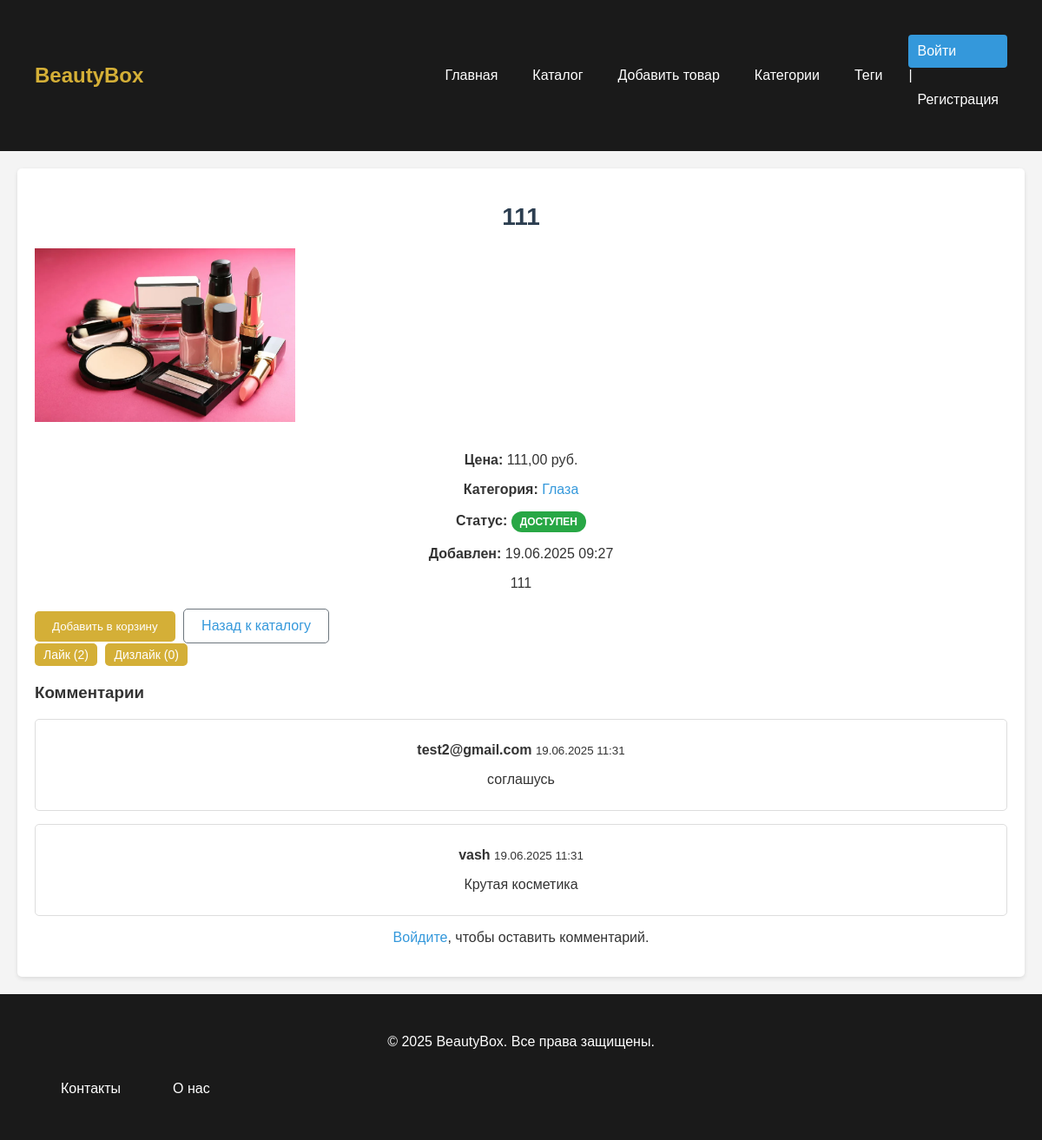
Page /product/111/ on the committed database.
### BeautyBoxApp/models.py (models this page shows, shortened)
class Product(models.Model):
    class ProductStatus(Enum):
        AVAILABLE = 'Доступен'
        OUT_OF_STOCK = 'Нет в наличии'
        COMING_SOON = 'Скоро в продаже'
    photo = models.ImageField(
        upload_to='photos/%Y/%m/%d/',
        default=None,
        blank=True,
        null=True,
        verbose_name="Фото"
    )
    name = models.CharField(max_length=200, verbose_name="Название товара")
    slug = models.SlugField(max_length=200, unique=True, verbose_name="URL-идентификатор")
    price = models.DecimalField(max_digits=10, decimal_places=2, verbose_name="Цена")
    tags = models.ManyToManyField('Tag', blank=True, related_name='products', verbose_name="Теги")
    manufacturer = models.OneToOneField('Manufacturer', on_delete=models.SET_NULL, null=True, blank=True, related_name='product', verbose_name="Производитель")
    description = models.TextField(verbose_name="Описание")
    category = models.ForeignKey(Category, on_delete=models.CASCADE, related_name='products', verbose_name="Категория")
    status = models.CharField(
        max_length=20,
        choices=[(status.name, status.value) for status in ProductStatus],
        default=ProductStatus.AVAILABLE.name,
        verbose_name="Статус"
    )
    created_at = models.DateTimeField(auto_now_add=True, verbose_name="Дата создания")
    updated_at = models.DateTimeField(auto_now=True, verbose_name="Дата обновления")
    created_by = models.ForeignKey(
        get_user_model(),
        on_delete=models.SET_NULL,
        null=True,
        blank=True,
        related_name='created_products',
        verbose_name="Создан пользователем"
    )
    objects = ProductManager()
    @property
    def is_available(self):
        return self.status == self.ProductStatus.AVAILABLE.name
    class Meta:
        verbose_name = "Товар"
        verbose_name_plural = "Товары"
        ordering = ['-created_at']

class Category(models.Model):
    name = models.CharField(max_length=100, verbose_name="Название категории")
    slug = models.SlugField(max_length=100, unique=True, verbose_name="URL-идентификатор")
    class Meta:
        verbose_name = "Категория"
        verbose_name_plural = "Категории"
        ordering = ['name']

class Comment(models.Model):
    product = models.ForeignKey(
        Product,
        on_delete=models.CASCADE,
        related_name='comments',
        verbose_name="Товар"
    )
    user = models.ForeignKey(
        get_user_model(),
        on_delete=models.SET_NULL,
        null=True,
        related_name='comments',
        verbose_name="Пользователь"
    )
    content = models.TextField(max_length=1000, verbose_name="Текст комментария")
    created_at = models.DateTimeField(auto_now_add=True, verbose_name="Дата создания")
    updated_at = models.DateTimeField(auto_now=True, verbose_name="Дата обновления")
    is_approved = models.BooleanField(default=True, verbose_name="Одобрен")
    class Meta:
        verbose_name = "Комментарий"
        verbose_name_plural = "Комментарии"
        ordering = ['-created_at']

### users/models.py (models this page shows)
class User(AbstractUser):
    email = models.EmailField(unique=True)
    USERNAME_FIELD = 'email'
    REQUIRED_FIELDS = ['username']
    class Meta:
        permissions = [
            ('can_publish_profile', 'Can publish profile'),
        ]

### BeautyBoxApp/views.py (the view, shortened to what this page needs)
# urls.py: path('product/<slug:product_slug>/', views.ShowProductView.as_view(), name='product'),
class ShowProductView(DataMixin, DetailView):
    model = Product
    template_name = 'cosmetics/product.html'
    slug_url_kwarg = 'product_slug'
    context_object_name = 'product'
    def get_context_data(self, **kwargs):
        context = super().get_context_data(**kwargs)
        context['comment_form'] = CommentForm()
        context['comments'] = self.object.comments.filter(is_approved=True)
        context['like_count'] = self.object.reactions.filter(reaction_type='LIKE').count()
        context['dislike_count'] = self.object.reactions.filter(reaction_type='DISLIKE').count()
        return self.get_mixin_context(context, title=self.object.name)

### BeautyBoxApp/converters.py (called while the page is built)
    def to_python(self, value):
        return value

    def to_url(self, value):
        return value

### BeautyBoxApp/templatetags/cosmetic_tags.py (called while the page is built)
@register.simple_tag
def get_categories():
    return Category.objects.all()

@register.inclusion_tag('cosmetics/list_tags.html')
def show_tags():
    tags = Tag.objects.annotate(total=Count('products')).filter(total__gt=0)
    return {'tags': tags}

### BeautyBoxApp/utils.py (called while the page is built)
    def get_mixin_context(self, context, **kwargs):
        if self.title_page:
            context['title'] = self.title_page
        context['menu'] = menu
        context['cat_selected'] = None
        context.update(kwargs)
        return context

### templates/cosmetics/product.html (shortened to what this page needs)
{% extends 'cosmetics/base.html' %}
{% block content %}
    <div class="product-detail">
        <h1>{{ product.name }}</h1>
        {% if product.photo %}
            <img src="{{ product.photo.url }}" alt="{{ product.name }}" class="img-fluid mb-3" style="max-width: 300px;">
        {% endif %}
        <p><strong>Цена:</strong> {{ product.price }} руб.</p>
        <p><strong>Категория:</strong> <a href="{% url 'category' cat_slug=product.category.slug %}">{{ product.category.name }}</a></p>
        <p><strong>Статус:</strong>
            <span class="badge {% if product.is_available %}badge-success{% else %}badge-secondary{% endif %}">
                {{ product.get_status_display }}
            </span>
        </p>
        <p><strong>Добавлен:</strong> {{ product.created_at|date:"d.m.Y H:i" }}</p>
        {% autoescape off %}
            <p class="description">{{ product.description|linebreaks }}</p>
        {% endautoescape %}
        <div class="mt-4">
            {% if product.is_available %}
                <button class="btn btn-primary">Добавить в корзину</button>
            {% endif %}
            <a href="{% url 'catalog' %}" class="btn btn-outline-secondary">Назад к каталогу</a>
        </div>
        <div class="reaction-buttons mt-3">
            <button class="btn btn-outline-success btn-sm react-btn" data-reaction="LIKE" data-slug="{{ product.slug }}">
                Лайк (<span class="like-count">{{ like_count }}</span>)
            </button>
            <button class="btn btn-outline-danger btn-sm react-btn" data-reaction="DISLIKE" data-slug="{{ product.slug }}">
                Дизлайк (<span class="dislike-count">{{ dislike_count }}</span>)
            </button>
        </div>
        <div class="mt-4">
            <h3>Комментарии</h3>
            {% for comment in comments %}
                <div class="comment mb-3" style="border: 1px solid #ddd; padding: 10px; border-radius: 5px;">
                    <p><strong>{{ comment.user.username }}</strong> <small>{{ comment.created_at|date:"d.m.Y H:i" }}</small></p>
                    <p>{{ comment.content|linebreaks }}</p>
                </div>
            {% empty %}
                <p class="alert alert-info">Комментариев пока нет.</p>
            {% endfor %}
            {% if user.is_authenticated %}
                <h4>Оставить комментарий</h4>
                <form method="post" class="mb-4">
                    {% csrf_token %}
                    {{ comment_form.as_p }}
                    <button type="submit" class="btn btn-primary">Отправить</button>
                </form>
            {% else %}
                <p><a href="{% url 'users:login' %}">Войдите</a>, чтобы оставить комментарий.</p>
            {% endif %}
        </div>
    </div>
{% endblock %}

### templates/cosmetics/base.html (shortened to what this page needs)
<!DOCTYPE html>
<html>
<head>
    {% load static %}
    <link type="text/css" href="{% static 'cosmetics/css/styles.css' %}" rel="stylesheet" />
</head>
<body>
    <div class="page-wrapper">
        <header>
            <div class="container">
                {% include 'includes/nav.html' %}
            </div>
        </header>
        <main class="container">
            {% block content %}{% endblock %}
        </main>
    </div>
    <footer>
        <div class="container">
            <p>© 2025 BeautyBox. Все права защищены.</p>
            <nav class="menu">
                <ul>
                    <li><a href="{% url 'contacts' %} ">Контакты</a><li>
                    <li><a href="{% url 'about' %}">О нас</a><li>
                </ul>
            </nav>
        </div>
    </footer>
</body>
</html>

### templates/includes/nav.html (shortened to what this page needs)
{% load cosmetic_tags %}
<nav class="menu">
    <a href="{% url 'home' %}" class="logo">BeautyBox</a>
    <ul>
        <li><a href="{% url 'home' %}">Главная</a></li>
        <li><a href="{% url 'catalog' %}">Каталог</a></li>
        <li><a href="{% url 'add_product_model' %}">Добавить товар</a></li>
        <li class="dropdown">
            <a href="#" class="dropdown-toggle">Категории</a>
        </li>
        <li class="dropdown">
            <a href="#" class="dropdown-toggle">Теги</a>
        </li>
        {% if user.is_authenticated %}
            <li class="last">
                <a href="{% url 'users:profile' %}" class="button">Аккаунт</a> |
                <form action="{% url 'users:logout' %}" method="post" style="display: inline;">
                    {% csrf_token %}
                    <button type="submit" class="button">Выйти</button>
                </form>
            </li>
        {% else %}
            <li class="last">
                <a href="{% url 'users:login' %}" class="button">Войти</a> |
                <a href="{% url 'users:register' %}">Регистрация</a>
            </li>
        {% endif %}
    </ul>
</nav>

### static/cosmetics/css/styles.css (style rules this page uses)
body { font-family: Arial, sans-serif; margin: 0; padding: 0; background-color: #f5f5f5; color: #333; min-height: 100vh; display: flex; flex-direction: column; }
.page-wrapper { flex: 1 0 auto; }
.container { max-width: 1200px; margin: 0 auto; padding: 20px; }
header { background-color: #1a1a1a; color: #fff; padding: 10px 0; }
.menu { display: flex; align-items: center; justify-content: space-between; }
.menu .logo { font-size: 24px; font-weight: bold; color: #d4af37; text-decoration: none; }
.menu ul { list-style: none; margin: 0; padding: 0; display: flex; }
.menu li { margin-left: 20px; }
.menu a { color: #fff; text-decoration: none; font-size: 16px; }
h1 { color: #1a1a1a; font-size: 28px; margin-bottom: 20px; }
.description { font-size: 14px; color: #666; }
.product-detail { background: #fff; padding: 20px; border-radius: 5px; box-shadow: 0 2px 5px rgba(0,0,0,0.1); }
.btn { background: #d4af37; color: #fff; border: none; padding: 10px 20px; border-radius: 5px; cursor: pointer; display: inline-block; text-decoration: none; margin-right: 5px; }
footer { background: #1a1a1a; color: #fff; text-align: center; padding: 10px 0; flex-shrink: 0; }
.btn-primary { background-color: #d4af37; }
.btn-outline-secondary { background-color: transparent; border: 1px solid #6c757d; color: #6c757d; }
.btn-sm { padding: 5px 10px; font-size: 14px; }
.badge { display: inline-block; padding: 5px 10px; border-radius: 15px; font-size: 12px; font-weight: bold; text-transform: uppercase; }
.badge-success { background-color: #28a745; color: #fff; }
.mb-3 { margin-bottom: 15px; }
.mt-4 { margin-top: 20px; }
.menu { background: #1a1a1a; padding: 10px 20px; display: flex; align-items: center; justify-content: space-between; }
.menu .logo { color: #d4af37; font-size: 24px; font-weight: bold; text-decoration: none; }
.menu ul { list-style: none; margin: 0; padding: 0; display: flex; align-items: center; }
.menu ul li { position: relative; margin-left: 20px; }
.menu ul li a { color: #fff; text-decoration: none; font-size: 16px; padding: 10px; display: block; }
.dropdown { position: relative; }
.dropdown-toggle { cursor: pointer; }
body { font-family: Arial, sans-serif; margin: 0; padding: 0; background-color: #f4f4f4; color: #333; }
.button { background-color: #3498db; color: white; padding: 8px 16px; text-decoration: none; border-radius: 4px; border: none; cursor: pointer; font-size: 14px; transition: background-color 0.3s; }
h1 { text-align: center; color: #2c3e50; margin: 20px 0; }
p { text-align: center; }
a:not(.button) { color: #3498db; text-decoration: none; }

### rows in the picture
Product: name "111", photo (picture), price "111,00", category.name "Глаза", status "ДОСТУПЕН", created_at "19.06.2025 09:27", description "111"
Comment: user.username "test2@gmail.com", created_at "19.06.2025 11:31", content "соглашусь"
Comment: user.username "vash", created_at "19.06.2025 11:31", content "Крутая косметика"

### other values in the picture
{{ like_count }} "2"
{{ dislike_count }} "0"
